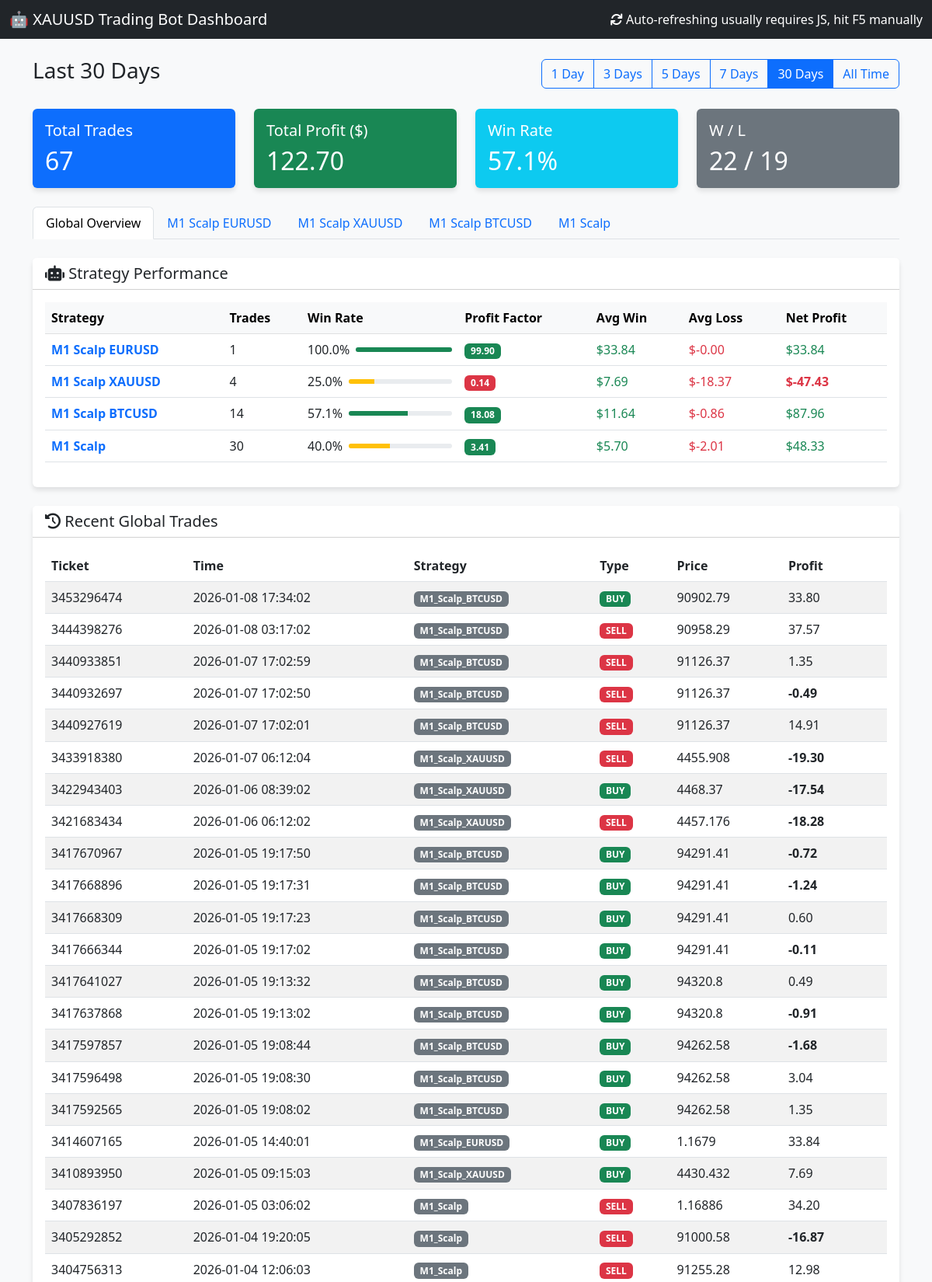
The page / (upper part) on the database its author committed.
### tables this page shows
CREATE TABLE orders (
                ticket INTEGER PRIMARY KEY,
                strategy_name TEXT,
                symbol TEXT,
                order_type TEXT,
                volume REAL,
                open_price REAL,
                sl REAL,
                tp REAL,
                open_time DATETIME,
                close_price REAL,
                profit REAL,
                comment TEXT,
                account_id INTEGER DEFAULT 0
            );

### dashboard.py (the view)
@app.route('/')
def index():
    cur = get_db().cursor()
    days_param = request.args.get('days', '30') # Default 30 days
    if days_param == "all":
        days = 36500 # 100 years approx
        filter_label = "All Time"
    else:
        try:
            days = int(days_param)
            filter_label = f"Last {days} Days"
        except:
            days = 30
            filter_label = "Last 30 Days"
    cutoff_date = datetime.now() - timedelta(days=days)
    cutoff_str = cutoff_date.strftime("%Y-%m-%d %H:%M:%S")
    cur.execute("SELECT * FROM orders WHERE open_time >= ? ORDER BY open_time DESC", (cutoff_str,))
    orders = cur.fetchall()
    total_trades = len(orders)
    total_profit = sum([o['profit'] for o in orders if o['profit'] is not None])
    wins = len([o for o in orders if o['profit'] is not None and o['profit'] > 0])
    losses = len([o for o in orders if o['profit'] is not None and o['profit'] < 0])
    win_rate = (wins / total_trades * 100) if total_trades > 0 else 0
    cur.execute("SELECT * FROM signals ORDER BY timestamp DESC LIMIT 50")
    signals = cur.fetchall()
    cur.execute("SELECT DISTINCT strategy_name FROM orders WHERE strategy_name IS NOT NULL")
    strategies = [row['strategy_name'] for row in cur.fetchall()]
    if not strategies:
        print(f"⚠️ [Dashboard] No strategies found in database")
    else:
        print(f"📊 [Dashboard] Found {len(strategies)} strategies: {strategies}")
    bot_stats = []
    for strat in strategies:
        s_orders = [o for o in orders if o['strategy_name'] == strat and o['profit'] is not None]
        s_total = len(s_orders)
        if s_total == 0: continue
        s_wins = [o for o in s_orders if o['profit'] > 0]
        s_losses = [o for o in s_orders if o['profit'] < 0]
        s_gross_profit = sum([o['profit'] for o in s_wins])
        s_gross_loss = abs(sum([o['profit'] for o in s_losses]))
        s_net_profit = sum([o['profit'] for o in s_orders])
        s_avg_win = (s_gross_profit / len(s_wins)) if s_wins else 0.0
        s_avg_loss = (s_gross_loss / len(s_losses)) if s_losses else 0.0 # Positive number for display
        pf = (s_gross_profit / s_gross_loss) if s_gross_loss > 0 else 99.9
        win_rate = (len(s_wins) / s_total) * 100
        if strat.startswith("M1_Scalp_"):
            display_name = strat.replace("M1_Scalp_", "M1 Scalp ").replace("_", " ")
        else:
            display_name = strat.replace("Strategy_", "").replace("_", " ")
        bot_stats.append({
            "raw_name": strat, # Added for template filtering
            "name": display_name,
            "trades": s_total,
            "win_rate": win_rate,
            "pf": pf,
            "avg_win": s_avg_win,
            "avg_loss": -s_avg_loss, # Make negative for display
            "net_profit": s_net_profit,
            "chart_data": [] # Placeholder
        })
        chart_orders = sorted(s_orders, key=lambda x: x['open_time'])
        equity = 0
        points = []
        for o in chart_orders:
            equity += o['profit']
            points.append({
                'x': o['open_time'],
                'y': equity
            })
        bot_stats[-1]['chart_data'] = points
    desired_order = [
        "Strategy_1_Trend_HA",
        "Strategy_4_UT_Bot",
        "Strategy_2_EMA_ATR",
        "Strategy_5_Filter_First",
        "M1_Scalp_EURUSD",
        "M1_Scalp_XAUUSD",
        "M1_Scalp_BTCUSD"
    ]
    bot_stats_filtered = []
    bot_stats_other = []
    for bot in bot_stats:
        if bot['raw_name'] in desired_order:
            bot_stats_filtered.append(bot)
        else:
            bot_stats_other.append(bot)
    bot_stats_filtered.sort(key=lambda x: desired_order.index(x['raw_name']))
    bot_stats_other.sort(key=lambda x: x['net_profit'], reverse=True)
    bot_stats = bot_stats_filtered + bot_stats_other
    print(f"📊 [Dashboard] Generated {len(bot_stats)} bot stats entries")
    for bot in bot_stats:
        print(f"   - {bot['raw_name']}: {bot['trades']} trades, Net Profit: ${bot['net_profit']:.2f}")
    return render_template('index.html',
                           orders=orders,
                           signals=signals,
                           total_trades=total_trades,
                           total_profit=total_profit,
                           win_rate=win_rate,
                           wins=wins,
                           losses=losses,
                           bot_stats=bot_stats,
                           current_filter=days_param,
                           filter_label=filter_label)

### dashboard.py (called while the page is built)
def get_db():
    db = getattr(g, '_database', None)
    if db is None:
        db = g._database = sqlite3.connect(DB_PATH)
        db.row_factory = sqlite3.Row
    return db

@app.teardown_appcontext
def close_connection(exception):
    db = getattr(g, '_database', None)
    if db is not None:
        db.close()

### templates/index.html (shortened to what this page needs)
<!DOCTYPE html>
<html lang="en">
<head>
    <link href="https://cdn.jsdelivr.net/npm/bootstrap@5.3.0/dist/css/bootstrap.min.css" rel="stylesheet">
    <link href="https://cdnjs.cloudflare.com/ajax/libs/font-awesome/6.0.0/css/all.min.css" rel="stylesheet">
</head>
<body>
    <nav class="navbar navbar-dark bg-dark mb-4">
        <div class="container-fluid">
            <span class="navbar-brand mb-0 h1">🤖 XAUUSD Trading Bot Dashboard</span>
            <span class="text-white"><i class="fas fa-sync"></i> Auto-refreshing usually requires JS, hit F5
                manually</span>
        </div>
    </nav>
    <div class="container mb-4">
        <div class="d-flex justify-content-between align-items-center">
            <h3>{{ filter_label }}</h3>
            <div class="btn-group" role="group">
                <a href="/?days=1" class="btn btn-outline-primary {% if current_filter == '1' %}active{% endif %}">1
                    Day</a>
                <a href="/?days=3" class="btn btn-outline-primary {% if current_filter == '3' %}active{% endif %}">3
                    Days</a>
                <a href="/?days=5" class="btn btn-outline-primary {% if current_filter == '5' %}active{% endif %}">5
                    Days</a>
                <a href="/?days=7" class="btn btn-outline-primary {% if current_filter == '7' %}active{% endif %}">7
                    Days</a>
                <a href="/?days=30" class="btn btn-outline-primary {% if current_filter == '30' %}active{% endif %}">30
                    Days</a>
                <a href="/?days=all"
                    class="btn btn-outline-primary {% if current_filter == 'all' %}active{% endif %}">All Time</a>
            </div>
        </div>
    </div>
    <div class="container">
        <div class="row mb-4">
            <div class="col-md-3">
                <div class="card bg-primary text-white">
                    <div class="card-body">
                        <h5 class="card-title">Total Trades</h5>
                        <h2 class="card-text">{{ total_trades }}</h2>
                    </div>
                </div>
            </div>
            <div class="col-md-3">
                <div class="card {% if total_profit >= 0 %}bg-success{% else %}bg-danger{% endif %} text-white">
                    <div class="card-body">
                        <h5 class="card-title">Total Profit ($)</h5>
                        <h2 class="card-text">{{ "%.2f"|format(total_profit) }}</h2>
                    </div>
                </div>
            </div>
            <div class="col-md-3">
                <div class="card bg-info text-white">
                    <div class="card-body">
                        <h5 class="card-title">Win Rate</h5>
                        <h2 class="card-text">{{ "%.1f"|format(win_rate) }}%</h2>
                    </div>
                </div>
            </div>
            <div class="col-md-3">
                <div class="card bg-secondary text-white">
                    <div class="card-body">
                        <h5 class="card-title">W / L</h5>
                        <h2 class="card-text">{{ wins }} / {{ losses }}</h2>
                    </div>
                </div>
            </div>
        </div>
        <ul class="nav nav-tabs mb-4" id="myTab" role="tablist">
            <li class="nav-item" role="presentation">
                <button class="nav-link active" id="overview-tab" data-bs-toggle="tab" data-bs-target="#overview"
                    type="button" role="tab" aria-controls="overview" aria-selected="true">Global Overview</button>
            </li>
            {% for bot in bot_stats %}
            <li class="nav-item" role="presentation">
                <button class="nav-link" id="tab-{{ loop.index }}" data-bs-toggle="tab"
                    data-bs-target="#content-{{ loop.index }}" type="button" role="tab"
                    aria-controls="content-{{ loop.index }}" aria-selected="false">{{ bot.name }}</button>
            </li>
            {% endfor %}
        </ul>
        <div class="tab-content" id="myTabContent">
            <div class="tab-pane fade show active" id="overview" role="tabpanel" aria-labelledby="overview-tab">
                <div class="card mb-4">
                    <div class="card-header bg-white">
                        <h5 class="mb-0"><i class="fas fa-robot"></i> Strategy Performance</h5>
                    </div>
                    <div class="card-body">
                        <div class="table-responsive">
                            <table class="table table-hover align-middle">
                                <thead class="table-light">
                                    <tr>
                                        <th>Strategy</th>
                                        <th>Trades</th>
                                        <th>Win Rate</th>
                                        <th>Profit Factor</th>
                                        <th>Avg Win</th>
                                        <th>Avg Loss</th>
                                        <th>Net Profit</th>
                                    </tr>
                                </thead>
                                <tbody>
                                    {% if bot_stats|length > 0 %}
                                    {% for bot in bot_stats %}
                                    <tr>
                                        <td class="fw-bold text-primary">{{ bot.name }}</td>
                                        <td>{{ bot.trades }}</td>
                                        <td>
                                            <div class="d-flex align-items-center">
                                                <span class="me-2">{{ "%.1f"|format(bot.win_rate) }}%</span>
                                                <div class="progress flex-grow-1" style="height: 6px; width: 60px;">
                                                    <div class="progress-bar {% if bot.win_rate >= 50 %}bg-success{% else %}bg-warning{% endif %}"
                                                        role="progressbar" style="width: {{ bot.win_rate }}%"></div>
                                                </div>
                                            </div>
                                        </td>
                                        <td>
                                            {% if bot.pf >= 1.5 %}
                                            <span class="badge bg-success">{{ "%.2f"|format(bot.pf) }}</span>
                                            {% elif bot.pf >= 1.0 %}
                                            <span class="badge bg-primary">{{ "%.2f"|format(bot.pf) }}</span>
                                            {% else %}
                                            <span class="badge bg-danger">{{ "%.2f"|format(bot.pf) }}</span>
                                            {% endif %}
                                        </td>
                                        <td class="text-success">{{ "$%.2f"|format(bot.avg_win) }}</td>
                                        <td class="text-danger">{{ "$%.2f"|format(bot.avg_loss) }}</td>
                                        <td
                                            class="{% if bot.net_profit <= 0 %}fw-bold{% endif %} {% if bot.net_profit >= 0 %}text-success{% else %}text-danger{% endif %}">
                                            {{ "$%.2f"|format(bot.net_profit) }}
                                        </td>
                                    </tr>
                                    {% endfor %}
                                    {% endif %}
                                </tbody>
                            </table>
                        </div>
                    </div>
                </div>
                <div class="card mb-4">
                    <div class="card-header bg-white">
                        <h5 class="mb-0"><i class="fas fa-history"></i> Recent Global Trades</h5>
                    </div>
                    <div class="card-body">
                        <div class="table-responsive">
                            <table class="table table-hover table-striped">
                                <thead>
                                    <tr>
                                        <th>Ticket</th>
                                        <th>Time</th>
                                        <th>Strategy</th>
                                        <th>Type</th>
                                        <th>Price</th>
                                        <th>Profit</th>
                                    </tr>
                                </thead>
                                <tbody>
                                    {% for order in orders[:50] %}
                                    <tr>
                                        <td>{{ order.ticket }}</td>
                                        <td>{{ order.open_time }}</td>
                                        <td><span class="badge bg-secondary">{{ order.strategy_name }}</span></td>
                                        <td>
                                            {% if order.order_type == 'BUY' %}
                                            <span class="badge badge-buy">BUY</span>
                                            {% else %}
                                            <span class="badge badge-sell">SELL</span>
                                            {% endif %}
                                        </td>
                                        <td>{{ order.open_price }}</td>
                                        <td
                                            class="{% if order.profit is not none and order.profit >= 0 %}profit-pos{% elif order.profit is not none %}profit-neg{% endif %} {% if order.profit is not none and order.profit <= 0 %}fw-bold{% endif %}">
                                            {% if order.profit is not none %}
                                            {{ "%.2f"|format(order.profit) }}
                                            {% else %}
                                            <span class="text-muted">Running</span>
                                            {% endif %}
                                        </td>
                                    </tr>
                                    {% endfor %}
                                </tbody>
                            </table>
                        </div>
                    </div>
                </div>
            </div>
        </div>
    </div>
</body>
</html>

### templates/index.html (style rules this page uses)
body { background-color: #f8f9fa; }
.card { box-shadow: 0 4px 6px rgba(0, 0, 0, 0.1); border: none; }
.profit-pos { color: green; }
.profit-neg { color: red; }
.badge-buy { background-color: #198754; }
.badge-sell { background-color: #dc3545; }

### rows shown on the page
orders: ticket "3453296474", open_time "2026-01-08 17:34:02", strategy_name "M1_Scalp_BTCUSD", order_type "BUY", open_price "90902.79", profit "33.80"
orders: ticket "3444398276", open_time "2026-01-08 03:17:02", strategy_name "M1_Scalp_BTCUSD", order_type "SELL", open_price "90958.29", profit "37.57"
orders: ticket "3440933851", open_time "2026-01-07 17:02:59", strategy_name "M1_Scalp_BTCUSD", order_type "SELL", open_price "91126.37", profit "1.35"
orders: ticket "3440932697", open_time "2026-01-07 17:02:50", strategy_name "M1_Scalp_BTCUSD", order_type "SELL", open_price "91126.37", profit "-0.49"
orders: ticket "3440927619", open_time "2026-01-07 17:02:01", strategy_name "M1_Scalp_BTCUSD", order_type "SELL", open_price "91126.37", profit "14.91"
orders: ticket "3433918380", open_time "2026-01-07 06:12:04", strategy_name "M1_Scalp_XAUUSD", order_type "SELL", open_price "4455.908", profit "-19.30"
orders: ticket "3422943403", open_time "2026-01-06 08:39:02", strategy_name "M1_Scalp_XAUUSD", order_type "BUY", open_price "4468.37", profit "-17.54"
orders: ticket "3421683434", open_time "2026-01-06 06:12:02", strategy_name "M1_Scalp_XAUUSD", order_type "SELL", open_price "4457.176", profit "-18.28"
orders: ticket "3417670967", open_time "2026-01-05 19:17:50", strategy_name "M1_Scalp_BTCUSD", order_type "BUY", open_price "94291.41", profit "-0.72"
orders: ticket "3417668896", open_time "2026-01-05 19:17:31", strategy_name "M1_Scalp_BTCUSD", order_type "BUY", open_price "94291.41", profit "-1.24"
orders: ticket "3417668309", open_time "2026-01-05 19:17:23", strategy_name "M1_Scalp_BTCUSD", order_type "BUY", open_price "94291.41", profit "0.60"
orders: ticket "3417666344", open_time "2026-01-05 19:17:02", strategy_name "M1_Scalp_BTCUSD", order_type "BUY", open_price "94291.41", profit "-0.11"
orders: ticket "3417641027", open_time "2026-01-05 19:13:32", strategy_name "M1_Scalp_BTCUSD", order_type "BUY", open_price "94320.8", profit "0.49"
orders: ticket "3417637868", open_time "2026-01-05 19:13:02", strategy_name "M1_Scalp_BTCUSD", order_type "BUY", open_price "94320.8", profit "-0.91"
orders: ticket "3417597857", open_time "2026-01-05 19:08:44", strategy_name "M1_Scalp_BTCUSD", order_type "BUY", open_price "94262.58", profit "-1.68"
orders: ticket "3417596498", open_time "2026-01-05 19:08:30", strategy_name "M1_Scalp_BTCUSD", order_type "BUY", open_price "94262.58", profit "3.04"
orders: ticket "3417592565", open_time "2026-01-05 19:08:02", strategy_name "M1_Scalp_BTCUSD", order_type "BUY", open_price "94262.58", profit "1.35"
orders: ticket "3414607165", open_time "2026-01-05 14:40:01", strategy_name "M1_Scalp_EURUSD", order_type "BUY", open_price "1.1679", profit "33.84"
orders: ticket "3410893950", open_time "2026-01-05 09:15:03", strategy_name "M1_Scalp_XAUUSD", order_type "BUY", open_price "4430.432", profit "7.69"
orders: ticket "3407836197", open_time "2026-01-05 03:06:02", strategy_name "M1_Scalp", order_type "SELL", open_price "1.16886", profit "34.20"
orders: ticket "3405292852", open_time "2026-01-04 19:20:05", strategy_name "M1_Scalp", order_type "SELL", open_price "91000.58", profit "-16.87"
orders: ticket "3404756313", open_time "2026-01-04 12:06:03", strategy_name "M1_Scalp", order_type "SELL", open_price "91255.28", profit "12.98"

### other values the page prints
{{ filter_label }} "Last 30 Days"
{{ total_trades }} "67"
{{ "%.2f"|format(total_profit) }} "122.70"
{{ "%.1f"|format(win_rate) }} "57.1"
{{ wins }} "22"
{{ losses }} "19"
{{ bot.name }} "M1 Scalp EURUSD" "M1 Scalp XAUUSD" "M1 Scalp BTCUSD" "M1 Scalp"
{{ bot.trades }} "1" "4" "14" "30"
{{ "%.1f"|format(bot.win_rate) }} "100.0" "25.0" "57.1" "40.0"
{{ "%.2f"|format(bot.pf) }} "99.90" "18.08" "3.41"
{{ "$%.2f"|format(bot.avg_win) }} "$33.84" "$7.69" "$11.64" "$5.70"
{{ "$%.2f"|format(bot.avg_loss) }} "$-0.00" "$-18.37" "$-0.86" "$-2.01"
{{ "$%.2f"|format(bot.net_profit) }} "$33.84" "$-47.43" "$87.96" "$48.33"
{{ "%.2f"|format(bot.pf) }} "0.14"
